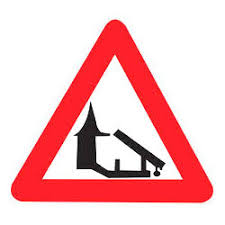
%> input picture traffictemp/a (1).jpg, 225 x 225 px; its folder holds 4 pictures in this run
$ octave template.m   (GNU Octave 9; MATLAB toolbox functions it lacks are replaced by stand-ins)
%> lines starting %> are read from the running program, lines starting %| are printed output that depends on the picture
close all;
clear all;

cd traffictemp
len = length(dir);
for i=1:len-3
      img  = imread(strcat(strcat('a (',num2str(i)),').jpg'));
%> img is the input picture: size 225x225x3 uint8; mean R, G, B 244.1, 191, 193.3
      [m,n,l]= size(img);
%> m = 225; n = 225; l = 3
      if (l==3)
        img = rgb2gray(img);
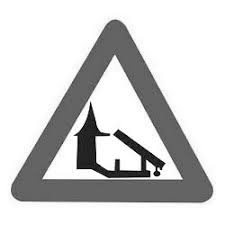
%> img: size 225x225 uint8; min 0, max 255, mean 207.1

      end

      cd tempbase

            img = imresize(img,[50,50]);
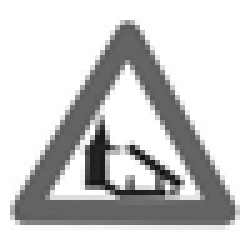
%> img: size 50x50 uint8 (shown 5 times larger); min 15, max 255, mean 206.9
%> (the run ends here)
